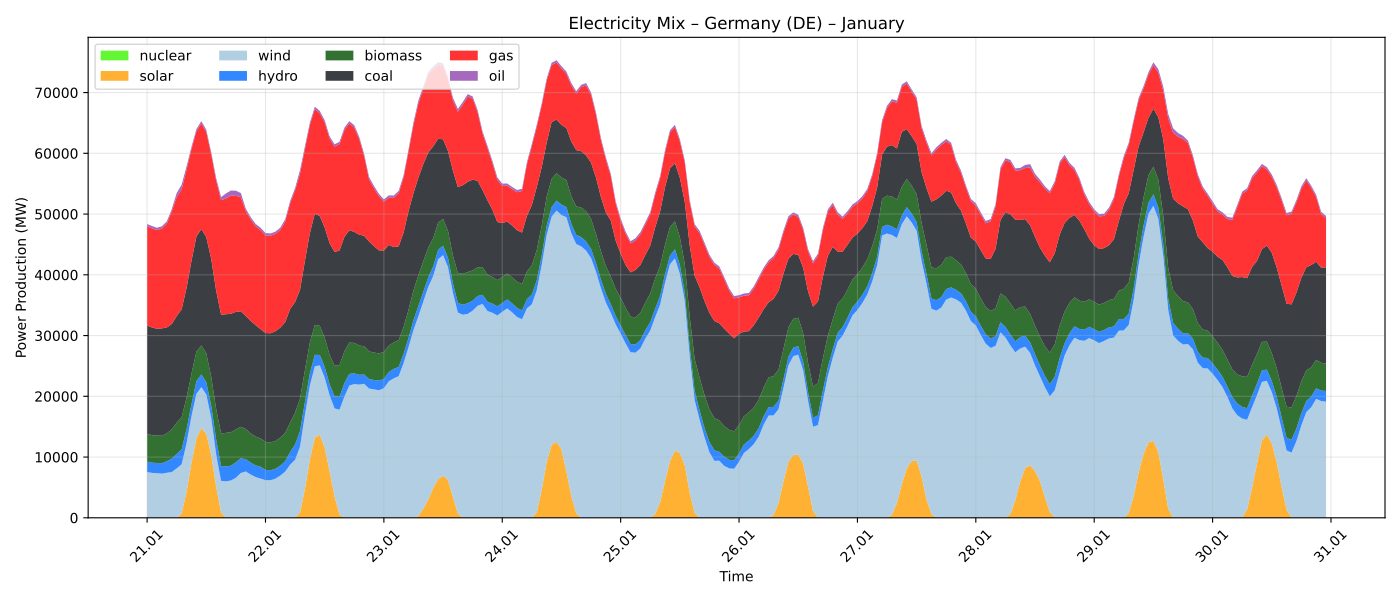

Write the Python code that produced this figure.
import requests
import matplotlib
matplotlib.use("Agg")
import matplotlib.pyplot as plt
import matplotlib.dates as mdates
from datetime import datetime
from dotenv import load_dotenv
import os

output_path = os.path.join(os.path.dirname(os.path.abspath(__file__)), "electricity_mix_germany.pdf")
load_dotenv()
API_KEY = os.getenv("ELECTRICITYMAPS_API_KEY")

response = requests.get(
    "https://api.electricitymaps.com/v4/power-breakdown/past-range?zone=DE&start=2025-01-21T00:01:00Z&end=2025-01-30T23:59:00Z",
    headers={"auth-token": API_KEY}
)

data = response.json()
history = data["data"]

timestamps = [datetime.fromisoformat(entry["datetime"].replace("Z", "+00:00")) for entry in history]

sources = ["nuclear", "solar", "wind", "hydro", "biomass", "coal", "gas", "oil"]
colors = {
    "nuclear": "#3df500",
    "solar": "#ff9d00",
    "wind": "#9dc2db",
    "hydro": "#006aff",
    "biomass": "#004e00",
    "coal": "#0b0f14",
    "gas": "#ff0000",
    "oil": "#8e44ad",
    
}

data_by_source = {}
for source in sources:
    data_by_source[source] = [
        entry.get("powerProductionBreakdown", {}).get(source) or 0
        for entry in history
    ]



fig, ax = plt.subplots(figsize=(14, 6))
ax.stackplot(
    timestamps,
    [data_by_source[s] for s in sources],
    labels=sources,
    colors=[colors[s] for s in sources],
    alpha=0.8
)

ax.set_xlabel("Time")
ax.set_ylabel("Power Production (MW)")
ax.set_title("Electricity Mix – Germany (DE) – January")
ax.xaxis.set_major_formatter(mdates.DateFormatter("%d.%m"))
ax.xaxis.set_major_locator(mdates.DayLocator(interval=1))
plt.xticks(rotation=45)
ax.legend(loc="upper left", ncol=4)
ax.grid(True, alpha=0.3)
plt.tight_layout()
plt.savefig(output_path, dpi=300)
print(f"Saved to {output_path}")
